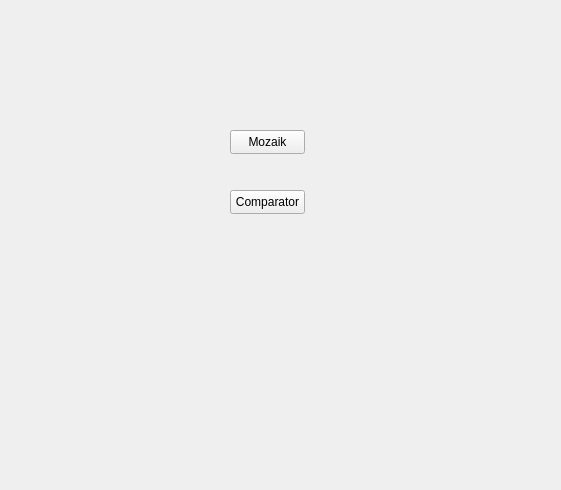
<?xml version="1.0" encoding="UTF-8"?>
<ui version="4.0">
 <class>MainWindow</class>
 <widget class="QMainWindow" name="MainWindow">
  <property name="geometry">
   <rect>
    <x>0</x>
    <y>0</y>
    <width>561</width>
    <height>490</height>
   </rect>
  </property>
  <property name="windowTitle">
   <string>MainWindow</string>
  </property>
  <widget class="QWidget" name="centralwidget">
   <widget class="QPushButton" name="pushButton">
    <property name="geometry">
     <rect>
      <x>230</x>
      <y>130</y>
      <width>75</width>
      <height>24</height>
     </rect>
    </property>
    <property name="text">
     <string>Mozaik</string>
    </property>
   </widget>
   <widget class="QPushButton" name="pushButton_2">
    <property name="geometry">
     <rect>
      <x>230</x>
      <y>190</y>
      <width>75</width>
      <height>24</height>
     </rect>
    </property>
    <property name="text">
     <string>Comparator</string>
    </property>
   </widget>
  </widget>
 </widget>
 <resources/>
 <connections/>
</ui>
